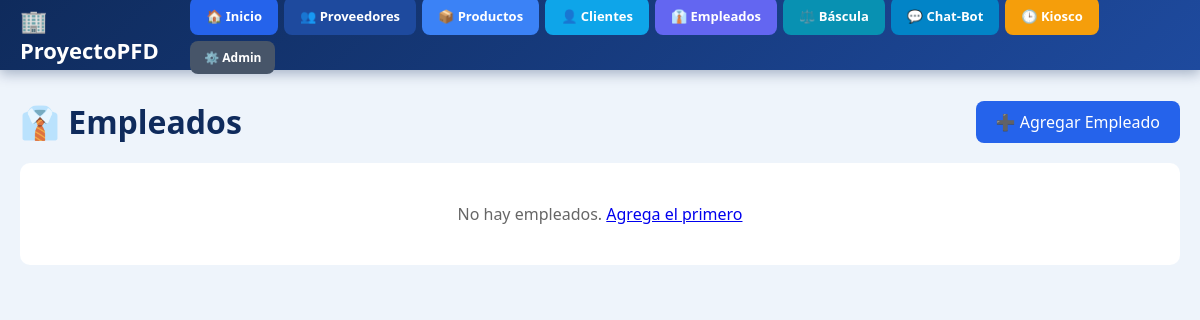
/empleados/, run on an earlier commit of the app's database.
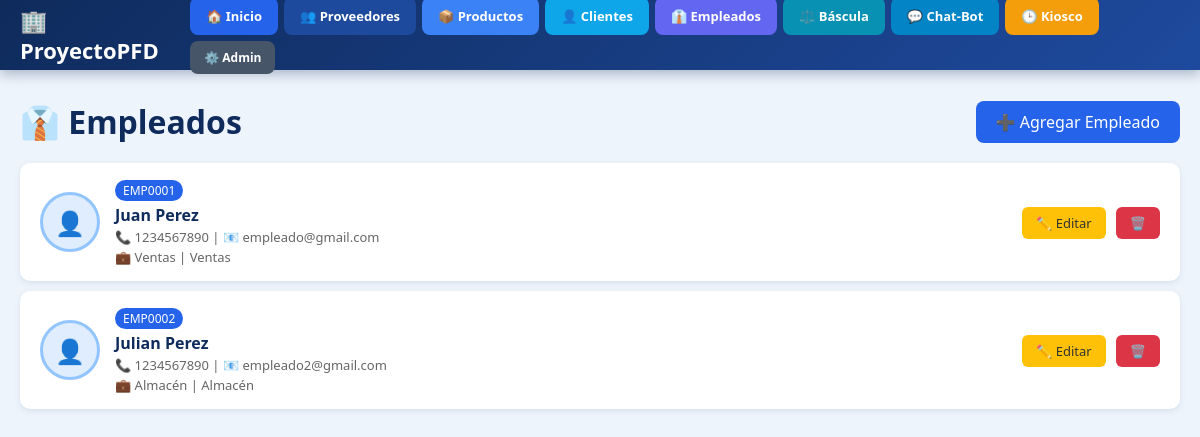
And on a later commit of the database.
### Empleados/models.py (models this page shows, shortened)
class Empleado(models.Model):
    numero_empleado = models.CharField(max_length=20, unique=True, editable=False)
    nombre_completo = models.CharField(max_length=150)
    telefono = models.CharField(max_length=20)
    email = models.EmailField(max_length=100)
    direccion = models.TextField()
    foto = models.ImageField(upload_to='empleados/fotos/', blank=True, null=True)
    PUESTOS = [
        ('GERENTE', 'Gerente'), ('SUPERVISOR', 'Supervisor'),
        ('ADMINISTRATIVO', 'Administrativo'), ('OPERATIVO', 'Operativo'),
        ('VENTAS', 'Ventas'), ('ALMACEN', 'Almacén'), ('OTRO', 'Otro'),
    ]
    puesto = models.CharField(max_length=20, choices=PUESTOS, default='OPERATIVO')
    DEPARTAMENTOS = [
        ('ADMINISTRACION', 'Administración'), ('VENTAS', 'Ventas'),
        ('PRODUCCION', 'Producción'), ('ALMACEN', 'Almacén'),
        ('RECURSOS_HUMANOS', 'Recursos Humanos'), ('CONTABILIDAD', 'Contabilidad'),
        ('SISTEMAS', 'Sistemas'), ('OTRO', 'Otro'),
    ]
    departamento = models.CharField(max_length=20, choices=DEPARTAMENTOS, default='OTRO')
    fecha_ingreso = models.DateField(default=timezone.now)
    salario = models.DecimalField(max_digits=10, decimal_places=2, blank=True, null=True)
    activo = models.BooleanField(default=True)
    fecha_registro = models.DateTimeField(auto_now_add=True)
    class Meta:
        verbose_name = "Empleado"
        verbose_name_plural = "Empleados"
        ordering = ['numero_empleado']

### Empleados/views.py (the view)
# urls.py: path('', views.lista_empleados, name='lista_empleados'),
def lista_empleados(request):
    empleados = Empleado.objects.filter(activo=True).order_by('numero_empleado')
    return render(request, 'Empleados/lista.html', {'empleados': empleados})

### Empleados/templates/Empleados/lista.html (shortened to what this page needs)
{% extends 'base.html' %}
{% block contenido %}
<div class="header">
    <h1>👔 Empleados</h1>
    <a href="{% url 'agregar_empleado' %}" class="btn-add">➕ Agregar Empleado</a>
</div>
{% for e in empleados %}
    <div class="card">
        <div class="info">
            {% if e.foto %}
                <img src="{{ e.foto.url }}" class="foto">
            {% else %}
                <div class="foto-placeholder">👤</div>
            {% endif %}
            <div>
                <span class="numero">{{ e.numero_empleado }}</span>
                <strong>{{ e.nombre_completo }}</strong>
                <div class="detalle">📞 {{ e.telefono }} | 📧 {{ e.email }}</div>
                <div class="detalle">💼 {{ e.get_puesto_display }} | {{ e.get_departamento_display }}</div>
            </div>
        </div>
        <div>
            <a href="{% url 'editar_empleado' e.id %}" class="btn-edit">✏️ Editar</a>
            <a href="{% url 'eliminar_empleado' e.id %}" class="btn-del">🗑️</a>
        </div>
    </div>
{% empty %}
    <div class="vacio">No hay empleados. <a href="{% url 'agregar_empleado' %}">Agrega el primero</a></div>
{% endfor %}
{% endblock %}

### templates/base.html (shortened to what this page needs)
<!DOCTYPE html>
<html lang="es">
<head>
</head>
<body>
    <nav class="navbar">
        <div class="nav-container">
            <a href="/" class="nav-brand">🏢 ProyectoPFD</a>
            <div class="nav-menu" id="navMenu">
                <a href="/" class="nav-btn btn-inicio">🏠 Inicio</a>
                <a href="/proveedores/" class="nav-btn btn-proveedores">👥 Proveedores</a>
                <a href="/productos/" class="nav-btn btn-productos">📦 Productos</a>
                <a href="/clientes/" class="nav-btn btn-clientes">👤 Clientes</a>
                <a href="/empleados/" class="nav-btn btn-empleados">👔 Empleados</a>
                <a href="/bascula/" class="nav-btn btn-bascula">⚖️ Báscula</a>
                <a href="/chatbot/" class="nav-btn btn-chatbot">💬 Chat-Bot</a>
                <a href="/chatbot/kiosco/" class="nav-btn btn-kiosco">🕒 Kiosco</a>
                <a href="/admin/" class="nav-btn btn-admin">⚙️ Admin</a>
            </div>
        </div>
    </nav>
    <div class="main-content">
        {% block contenido %}{% endblock %}
    </div>
</body>
</html>

### templates/base.html (style rules this page uses)
* { margin: 0; padding: 0; box-sizing: border-box; }
body { font-family: 'Segoe UI', Arial, sans-serif; background: #eef4fb; min-height: 100vh; }
.navbar { background: linear-gradient(135deg, #0f2b5c, #1e4a9e); padding: 0 20px; box-shadow: 0 4px 12px rgba(0, 30, 80, 0.3); position: sticky; top: 0; z-index: 1000; }
.nav-container { max-width: 1300px; margin: 0 auto; display: flex; justify-content: space-between; align-items: center; height: 70px; }
.nav-brand { display: flex; align-items: center; gap: 12px; text-decoration: none; color: white; font-size: 22px; font-weight: bold; }
.nav-menu { display: flex; gap: 6px; align-items: center; flex-wrap: wrap; }
.nav-btn { padding: 10px 16px; border: none; border-radius: 8px; font-size: 13px; font-weight: 600; text-decoration: none; display: flex; align-items: center; gap: 6px; transition: all 0.3s ease; color: white; }
.btn-inicio { background: #2563eb; }
.btn-proveedores { background: #1e4a9e; }
.btn-productos { background: #3b82f6; }
.btn-clientes { background: #0ea5e9; }
.btn-empleados { background: #6366f1; }
.btn-bascula { background: #0891b2; }
.btn-chatbot { background: #0284c7; }
.btn-kiosco { background: #f59e0b; }
.btn-admin { background: #475569; padding: 8px 14px; font-size: 12px; }
.main-content { max-width: 1300px; margin: 30px auto; padding: 0 20px; }

### Empleados/templates/Empleados/lista.html (style rules this page uses)
.header { display: flex; justify-content: space-between; align-items: center; margin-bottom: 20px; flex-wrap: wrap; gap: 10px; }
h1 { color: #0f2b5c; }
.btn-add { background: #2563eb; color: white; padding: 10px 20px; border-radius: 8px; text-decoration: none; }
.card { background: white; padding: 15px 20px; margin-bottom: 10px; border-radius: 10px; box-shadow: 0 2px 6px rgba(0,50,120,0.1); display: flex; justify-content: space-between; align-items: center; flex-wrap: wrap; gap: 15px; }
.info { display: flex; align-items: center; gap: 15px; flex: 1; min-width: 250px; }
.foto-placeholder { width: 60px; height: 60px; border-radius: 50%; background: #e0edff; display: flex; align-items: center; justify-content: center; font-size: 24px; border: 3px solid #93c5fd; }
.info strong { font-size: 16px; color: #0f2b5c; display: block; }
.numero { display: inline-block; background: #2563eb; color: white; padding: 2px 8px; border-radius: 12px; font-size: 12px; margin-bottom: 3px; }
.detalle { color: #666; font-size: 13px; margin-top: 2px; }
.btn-edit { background: #ffc107; color: #333; padding: 7px 14px; border-radius: 6px; text-decoration: none; font-size: 13px; }
.btn-del { background: #dc3545; color: white; padding: 7px 14px; border-radius: 6px; text-decoration: none; font-size: 13px; margin-left: 6px; }

What changed in the data, as far as the page shows it:
added Empleado: numero_empleado "EMP0001", nombre_completo "Juan Perez", telefono "1234567890", email "empleado@gmail.com", puesto "Ventas", departamento "Ventas"
added Empleado: numero_empleado "EMP0002", nombre_completo "Julian Perez", telefono "1234567890", email "empleado2@gmail.com", puesto "Almacén", departamento "Almacén"
Also different on the page:
text no longer shown: "No hay empleados. Agrega el primero"
